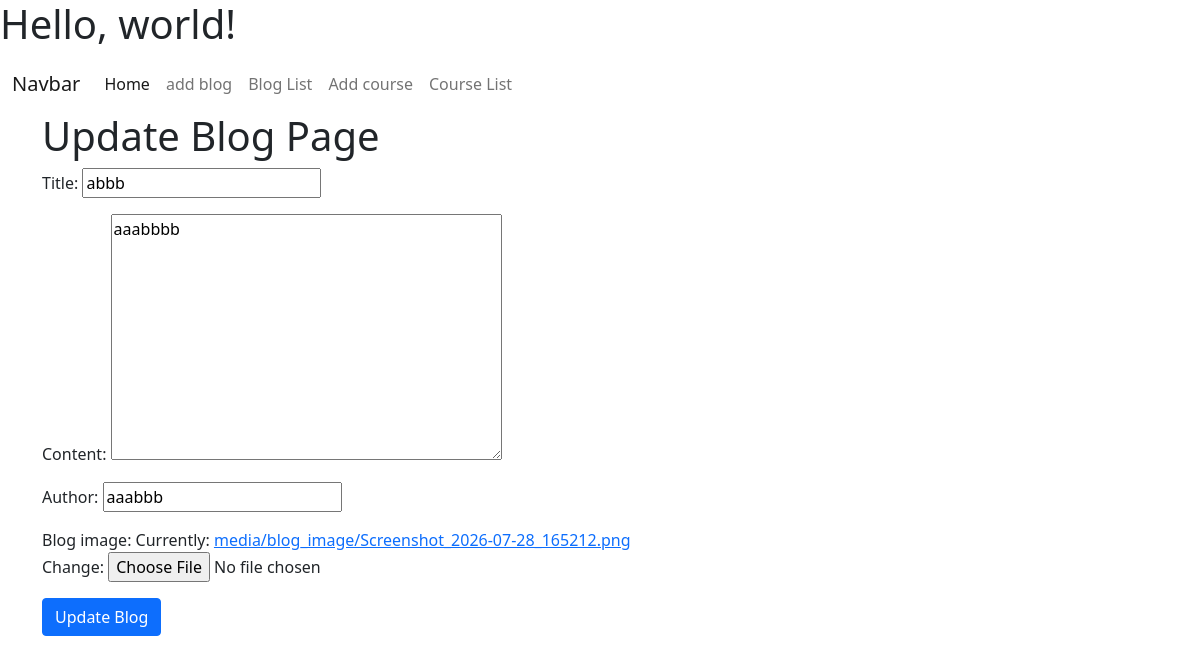
The app's page /update/1/ with its own data.
### form_app/models.py (models this page shows, shortened)
class BlogModel(models.Model):
    title=models.CharField(max_length=50,null=True)
    content=models.TextField(null=True)
    author=models.CharField(max_length=100,null=True)
    blog_image=models.ImageField(upload_to='media/blog_image',null=True)
    publish_date=models.DateField(auto_now_add=True,null=True)

### form_app/views.py (the view)
# urls.py: path('update/<str:blog_id>/',update_blog, name='update_blog'),
def update_blog(request,blog_id):
    blog_data = get_object_or_404(BlogModel, id=blog_id)
    form_data = BlogForm(instance=blog_data)
    if request.method == 'POST':
        form_data = BlogForm(request.POST,request.FILES, instance=blog_data)
        if form_data.is_valid():
           form_data.save()
           return redirect('blog_list')
    context = {
        'form_data':form_data
    }
    return render(request,'update-blog.html',context)

### form_app/forms.py
class BlogForm(forms.ModelForm):
    class Meta:
        model = BlogModel
        fields = '__all__'

### form_app/templates/update-blog.html (shortened to what this page needs)
{% extends 'master/base.html' %}
{% block body %}
<h1>Update Blog Page</h1>
<form method="POST" enctype="multipart/form-data">
    {{form_data.as_p}}
    <button type="submit" class="btn btn-primary" >Update Blog</button>
</form>
{% endblock body %}

### records on screen
BlogModel: title "abbb", content "aaabbbb", author "aaabbb"
